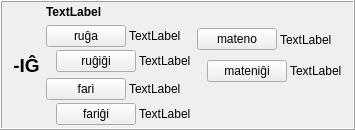
        <widget class="QFrame" name="frame_25">
         <property name="frameShape">
          <enum>QFrame::Box</enum>
         </property>
         <property name="frameShadow">
          <enum>QFrame::Raised</enum>
         </property>
         <layout class="QHBoxLayout" name="horizontalLayout_45">
          <property name="topMargin">
           <number>3</number>
          </property>
          <property name="bottomMargin">
           <number>3</number>
          </property>
          <item>
           <widget class="QLabel" name="label_320">
            <property name="sizePolicy">
             <sizepolicy hsizetype="Maximum" vsizetype="Preferred">
              <horstretch>0</horstretch>
              <verstretch>0</verstretch>
             </sizepolicy>
            </property>
            <property name="styleSheet">
             <string notr="true">font-size: 14pt;
font-weight: bold;</string>
            </property>
            <property name="text">
             <string>-IĜ</string>
            </property>
            <property name="alignment">
             <set>Qt::AlignCenter</set>
            </property>
            <property name="lingvo" stdset="0">
             <string>eo</string>
            </property>
           </widget>
          </item>
          <item>
           <layout class="QVBoxLayout" name="verticalLayout_383">
            <item>
             <widget class="QLabel" name="Lec09_Label673">
              <property name="sizePolicy">
               <sizepolicy hsizetype="Preferred" vsizetype="Maximum">
                <horstretch>0</horstretch>
                <verstretch>0</verstretch>
               </sizepolicy>
              </property>
              <property name="styleSheet">
               <string notr="true">font-weight: bold;</string>
              </property>
              <property name="text">
               <string>TextLabel</string>
              </property>
              <property name="wordWrap">
               <bool>true</bool>
              </property>
             </widget>
            </item>
            <item>
             <layout class="QHBoxLayout" name="horizontalLayout_547">
              <item>
               <layout class="QVBoxLayout" name="verticalLayout_367">
                <item>
                 <layout class="QVBoxLayout" name="verticalLayout_368">
                  <property name="spacing">
                   <number>3</number>
                  </property>
                  <item>
                   <layout class="QHBoxLayout" name="horizontalLayout_604" stretch="3,1">
                    <item>
                     <widget class="neklakebla" name="Lec09_Button643">
                      <property name="sizePolicy">
                       <sizepolicy hsizetype="Maximum" vsizetype="Fixed">
                        <horstretch>0</horstretch>
                        <verstretch>0</verstretch>
                       </sizepolicy>
                      </property>
                      <property name="text">
                       <string>ruĝa</string>
                      </property>
                     </widget>
                    </item>
                    <item>
                     <widget class="QLabel" name="Lec09_Label674">
                      <property name="text">
                       <string>TextLabel</string>
                      </property>
                      <property name="wordWrap">
                       <bool>true</bool>
                      </property>
                     </widget>
                    </item>
                   </layout>
                  </item>
                  <item>
                   <layout class="QHBoxLayout" name="horizontalLayout_605" stretch="0,3,1">
                    <item>
                     <widget class="label_sago_reversa" name="label_387">
                      <property name="sizePolicy">
                       <sizepolicy hsizetype="Maximum" vsizetype="Preferred">
                        <horstretch>0</horstretch>
                        <verstretch>0</verstretch>
                       </sizepolicy>
                      </property>
                      <property name="text">
                       <string/>
                      </property>
                      <property name="pixmap">
                       <pixmap resource="ikonoj.qrc">:/ikonoj/sago_revena.png</pixmap>
                      </property>
                     </widget>
                    </item>
                    <item>
                     <widget class="neklakebla" name="Lec09_Button644">
                      <property name="sizePolicy">
                       <sizepolicy hsizetype="Maximum" vsizetype="Fixed">
                        <horstretch>0</horstretch>
                        <verstretch>0</verstretch>
                       </sizepolicy>
                      </property>
                      <property name="text">
                       <string>ruĝiĝi</string>
                      </property>
                     </widget>
                    </item>
                    <item>
                     <widget class="QLabel" name="Lec09_Label675">
                      <property name="text">
                       <string>TextLabel</string>
                      </property>
                      <property name="wordWrap">
                       <bool>true</bool>
                      </property>
                     </widget>
                    </item>
                   </layout>
                  </item>
                 </layout>
                </item>
                <item>
                 <layout class="QVBoxLayout" name="verticalLayout_369">
                  <property name="spacing">
                   <number>3</number>
                  </property>
                  <item>
                   <layout class="QHBoxLayout" name="horizontalLayout_633" stretch="3,1">
                    <item>
                     <widget class="neklakebla" name="Lec09_Button649">
                      <property name="sizePolicy">
                       <sizepolicy hsizetype="Maximum" vsizetype="Fixed">
                        <horstretch>0</horstretch>
                        <verstretch>0</verstretch>
                       </sizepolicy>
                      </property>
                      <property name="text">
                       <string>fari</string>
                      </property>
                     </widget>
                    </item>
                    <item>
                     <widget class="QLabel" name="Lec09_Label682">
                      <property name="text">
                       <string>TextLabel</string>
                      </property>
                      <property name="wordWrap">
                       <bool>true</bool>
                      </property>
                     </widget>
                    </item>
                   </layout>
                  </item>
                  <item>
                   <layout class="QHBoxLayout" name="horizontalLayout_634" stretch="0,3,1">
                    <item>
                     <widget class="label_sago_reversa" name="label_391">
                      <property name="sizePolicy">
                       <sizepolicy hsizetype="Maximum" vsizetype="Preferred">
                        <horstretch>0</horstretch>
                        <verstretch>0</verstretch>
                       </sizepolicy>
                      </property>
                      <property name="text">
                       <string/>
                      </property>
                      <property name="pixmap">
                       <pixmap resource="ikonoj.qrc">:/ikonoj/sago_revena.png</pixmap>
                      </property>
                     </widget>
                    </item>
                    <item>
                     <widget class="neklakebla" name="Lec09_Button46">
                      <property name="sizePolicy">
                       <sizepolicy hsizetype="Maximum" vsizetype="Fixed">
                        <horstretch>0</horstretch>
                        <verstretch>0</verstretch>
                       </sizepolicy>
                      </property>
                      <property name="text">
                       <string>fariĝi</string>
                      </property>
                     </widget>
                    </item>
                    <item>
                     <widget class="QLabel" name="Lec09_Label47">
                      <property name="text">
                       <string>TextLabel</string>
                      </property>
                      <property name="wordWrap">
                       <bool>true</bool>
                      </property>
                     </widget>
                    </item>
                   </layout>
                  </item>
                 </layout>
                </item>
               </layout>
              </item>
              <item>
               <layout class="QVBoxLayout" name="verticalLayout_370">
                <item>
                 <layout class="QVBoxLayout" name="verticalLayout_371">
                  <property name="spacing">
                   <number>3</number>
                  </property>
                  <item>
                   <layout class="QHBoxLayout" name="horizontalLayout_606" stretch="3,1">
                    <item>
                     <widget class="neklakebla" name="Lec09_Button40">
                      <property name="sizePolicy">
                       <sizepolicy hsizetype="Maximum" vsizetype="Fixed">
                        <horstretch>0</horstretch>
                        <verstretch>0</verstretch>
                       </sizepolicy>
                      </property>
                      <property name="text">
                       <string>mateno</string>
                      </property>
                     </widget>
                    </item>
                    <item>
                     <widget class="QLabel" name="Lec09_Label41">
                      <property name="text">
                       <string>TextLabel</string>
                      </property>
                      <property name="wordWrap">
                       <bool>true</bool>
                      </property>
                     </widget>
                    </item>
                   </layout>
                  </item>
                  <item>
                   <layout class="QHBoxLayout" name="horizontalLayout_607" stretch="0,3,1">
                    <item>
                     <widget class="label_sago_reversa" name="label_388">
                      <property name="sizePolicy">
                       <sizepolicy hsizetype="Maximum" vsizetype="Preferred">
                        <horstretch>0</horstretch>
                        <verstretch>0</verstretch>
                       </sizepolicy>
                      </property>
                      <property name="text">
                       <string/>
                      </property>
                      <property name="pixmap">
                       <pixmap resource="ikonoj.qrc">:/ikonoj/sago_revena.png</pixmap>
                      </property>
                     </widget>
                    </item>
                    <item>
                     <widget class="neklakebla" name="Lec09_Button41">
                      <property name="sizePolicy">
                       <sizepolicy hsizetype="Maximum" vsizetype="Fixed">
                        <horstretch>0</horstretch>
                        <verstretch>0</verstretch>
                       </sizepolicy>
                      </property>
                      <property name="text">
                       <string>mateniĝi</string>
                      </property>
                     </widget>
                    </item>
                    <item>
                     <widget class="QLabel" name="Lec09_Label42">
                      <property name="text">
                       <string>TextLabel</string>
                      </property>
                      <property name="wordWrap">
                       <bool>true</bool>
                      </property>
                     </widget>
                    </item>
                   </layout>
                  </item>
                 </layout>
                </item>
                <item>
                 <spacer name="verticalSpacer_11">
                  <property name="orientation">
                   <enum>Qt::Vertical</enum>
                  </property>
                  <property name="sizeType">
                   <enum>QSizePolicy::Maximum</enum>
                  </property>
                  <property name="sizeHint" stdset="0">
                   <size>
                    <width>20</width>
                    <height>40</height>
                   </size>
                  </property>
                 </spacer>
                </item>
               </layout>
              </item>
             </layout>
            </item>
           </layout>
          </item>
         </layout>
        </widget>
